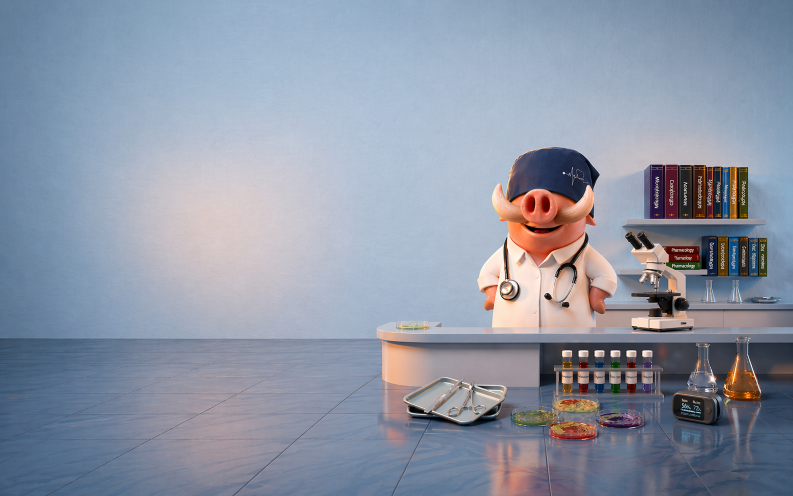
#> input picture project/uploads/ChatGPT Image 24 abr 2026, 09_17_41.png, 1586 x 992 px (shown at 1/2 size)
$ python analizar.py '../../project/uploads/ChatGPT Image 24 abr 2026, 09_17_41.png' '../../project/uploads/ChatGPT Image 24 abr 2026, 09_17_41.png' ../../project/uploads
#> lines starting #> are read from the running program, lines starting #| are printed output that depends on the picture; after the words box and inside, x2 and y2 are one past the last pixel; in counts of white or black regions, pixels touching at a corner belong together
"""
Análisis local de las imágenes de un export, sin IA (OpenCV).

Por cada imagen:
  - logo: busca cada plantilla de data/logos/ (escudo + texto a su derecha) y, si
    está, guarda una copia SIN logo en <salida>/sin-logo/ (fondo liso → color del
    fondo; si no, inpaint). El original no se toca.
  - texto: fracción del contenido ocupada por líneas de texto y nº de líneas.
  - cuadro: líneas horizontales y verticales largas (rejilla de una tabla).
  - foto: pista numérica (píxeles planos, grano). La decisión final la toma
    quien mira la imagen: un dibujo escaneado sale con grano de foto.

Uso: py -3 -I scripts/imagenes/analizar.py <carpeta> <salida> [<carpeta de logos>]
Escribe <salida>/analisis.json.
"""
import sys, json, pathlib
import cv2
import numpy as np

sys.stdout.reconfigure(encoding='utf-8')
carpeta, salida = pathlib.Path(sys.argv[1]), pathlib.Path(sys.argv[2])
dir_logos = pathlib.Path(sys.argv[3]) if len(sys.argv) > 3 else pathlib.Path(__file__).resolve().parents[2] / 'data' / 'logos'
(salida / 'sin-logo').mkdir(parents=True, exist_ok=True)
EXT = {'.png', '.jpg', '.jpeg', '.webp'}


def leer(p):
    img = cv2.imdecode(np.fromfile(str(p), np.uint8), cv2.IMREAD_UNCHANGED)
#> img is the input picture: shape (992, 1586, 3); mean B, G, R 165.4, 149.4, 141.3
    if img is None:
        return None
    if img.ndim == 2:
        img = cv2.cvtColor(img, cv2.COLOR_GRAY2BGR)
    if img.shape[2] == 4:                                  # transparencia → sobre blanco
        a = img[:, :, 3:4].astype(np.float32) / 255
        img = (img[:, :, :3] * a + 255 * (1 - a)).astype(np.uint8)
    return img


def tinta(img):
    i = img.astype(np.int16)
    return (i.min(axis=2) < 225) | ((i.max(axis=2) - i.min(axis=2)) > 30)
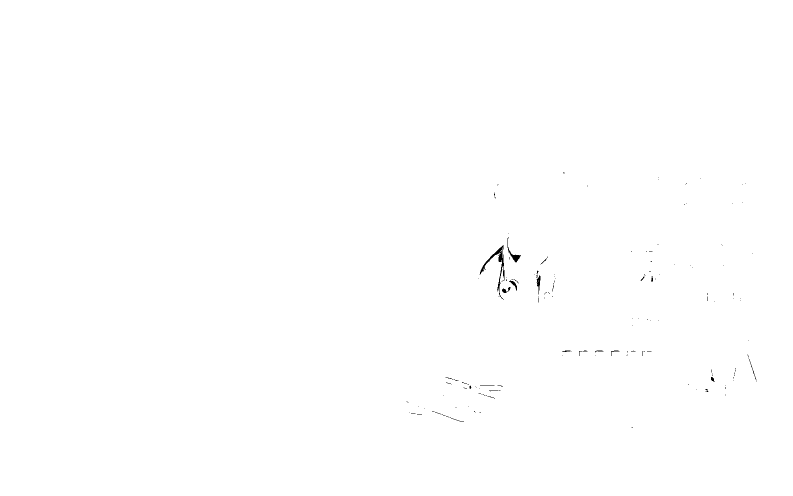
#> returned value: shape (992, 1586) bool (shown at 1/2 size); 99.9% white; 159 black regions (144 under 20 px), largest, box (x1, y1, x2, y2) and area: (959, 490, 1009, 600) 734, (1015, 474, 1042, 525) 242, (1073, 551, 1081, 589) 139


# ─── logos ───────────────────────────────────────────────────────────────
def cargar_logo(p):
    logo = leer(p)
    ys, xs = np.where(tinta(logo))
    logo = logo[ys.min():ys.max() + 1, xs.min():xs.max() + 1]
    cols = tinta(logo).any(axis=0)
    hueco = next((x for x in range(int(len(cols) * 0.1), len(cols)) if not cols[x:x + 20].any()), None)
    if hueco is None:                                      # logo sin texto aparte
        return {'nombre': p.stem, 'escudo': logo, 'texto': None}
    texto = logo[:, hueco:]
    ys, xs = np.where(tinta(texto))
    return {'nombre': p.stem, 'escudo': logo[:, :hueco], 'texto': texto[ys.min():ys.max() + 1, xs.min():xs.max() + 1]}


# [106 lines left out: functions mejor_match, buscar_logo, borrar_logo, medir_texto, medir_cuadro, pista_foto, not called in this run]


# ─── principal ───────────────────────────────────────────────────────────
logos = [cargar_logo(p) for p in sorted(dir_logos.glob('*')) if p.suffix.lower() in EXT] if dir_logos.exists() else []
#> logos = 1 item
resultados = []
for p in sorted(x for x in carpeta.rglob('*') if x.suffix.lower() in EXT):
    img = leer(p)
    if img is None or min(img.shape[:2]) < 64:
        continue
    r = {'nombre': str(p.relative_to(carpeta)), 'ruta': str(p), 'W': img.shape[1], 'H': img.shape[0]}
    for logo in logos:
        hallado = buscar_logo(img, logo)
        if hallado:
            img, modo = borrar_logo(img, logo, *hallado)
            limpio = salida / 'sin-logo' / (p.stem + '.png')
            cv2.imencode('.png', img)[1].tofile(str(limpio))
            r['logo'] = {'cual': logo['nombre'], 'modo': modo, 'limpio': str(limpio)}
    t, c = medir_texto(img), medir_cuadro(img)
    r.update(texto=t, cuadro=c, foto=pista_foto(img))
    # «mucho texto»: lo mira Claude y decide si se rehace con código (tabla/diagrama de texto)
    r['mucho_texto'] = bool(c['es_cuadro'] or t['fraccion'] >= 0.35 or t['lineas'] >= 25)
    resultados.append(r)
    marcas = [k for k, v in (('LOGO', 'logo' in r), ('CUADRO', c['es_cuadro']), ('MUCHO TEXTO', r['mucho_texto']), ('foto?', r['foto']['parece_foto'])) if v]
    print(f"{t['fraccion']:.2f} texto · {t['lineas']:>3} líneas · rejilla {c['horizontales']}h/{c['verticales']}v  {r['nombre'][:42]:42} {' '.join(marcas)}")

(salida / 'analisis.json').write_text(json.dumps(resultados, ensure_ascii=False, indent=2), encoding='utf-8')
print(f'\n{len(resultados)} imágenes · {sum("logo" in r for r in resultados)} con logo · '
      f'{sum(r["mucho_texto"] for r in resultados)} con mucho texto → {salida / "analisis.json"}')
